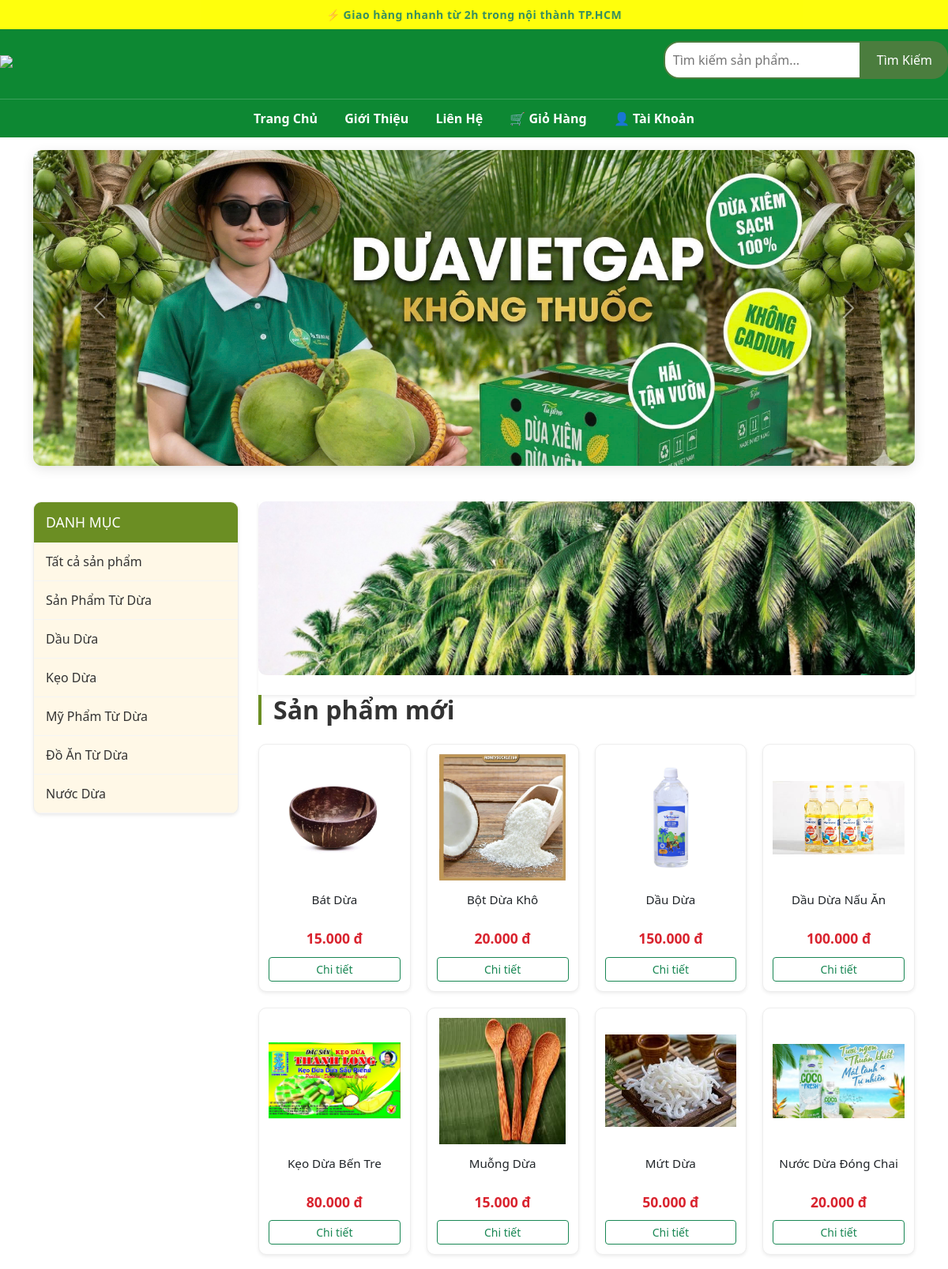
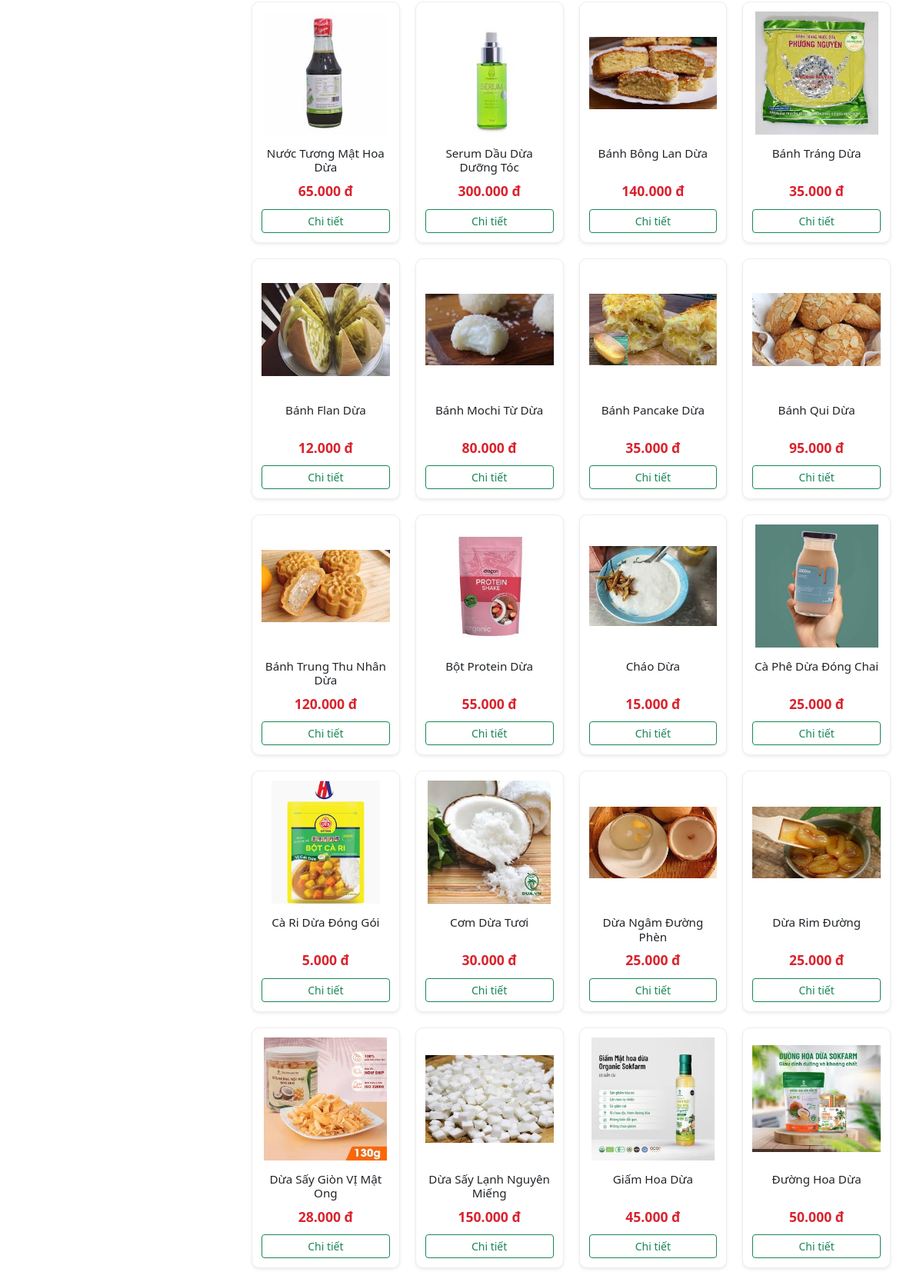
The page / (upper part) on the database its author committed (2 pictures, top to bottom).
### store/models.py (models this page shows, shortened)
class Category(models.Model):
    name = models.CharField(max_length=100)
    parent = models.ForeignKey(
        'self',
        on_delete=models.CASCADE,
        null=True,
        blank=True,
        related_name='children'
    )

class Product(models.Model):
    name = models.CharField(max_length=200)
    description = models.TextField()
    category = models.ForeignKey(
        'Category',
        on_delete=models.SET_NULL,
        null=True,
        blank=True,
        related_name='products'
    )
    price = models.DecimalField(max_digits=10, decimal_places=0)
    image = models.ImageField(upload_to='products/', null=True, blank=True)
    @property
    def price_display(self):
        return f"{intcomma(int(self.price)).replace(',', '.')} đ"

### store/views.py (the view)
# urls.py: path('', views.home, name='home'),
def home(request):
    category_id = request.GET.get('category')
    if category_id:
        products = Product.objects.filter(category_id=category_id)
    else:
        products = Product.objects.all()
    categories = Category.objects.filter(parent=None)
    return render(request, 'home.html', {
        'products': products,
        'categories': categories
    })

### store/templates/home.html (shortened to what this page needs)
{% extends "base.html" %}
{% load humanize %}
{% load static %}
{% block banner_slider %}
<div class="container mt-3">
    <div id="carouselExampleDark" class="carousel slide" data-bs-ride="carousel" data-bs-interval="2000 ">
        <div class="carousel-inner"
            style="border-radius: 12px; overflow: hidden; box-shadow: 0 4px 15px rgba(0,0,0,0.1);">
            <div class="carousel-item">
                <img src="{% static 'images/anhdong2.jpg' %}" class="d-block w-100 main-slider-img" alt="Banner 2">
            </div>
        </div>
        <button class="carousel-control-prev" type="button" data-bs-target="#carouselExampleDark" data-bs-slide="prev">
            <span class="carousel-control-prev-icon" aria-hidden="true"></span>
        </button>
        <button class="carousel-control-next" type="button" data-bs-target="#carouselExampleDark" data-bs-slide="next">
            <span class="carousel-control-next-icon" aria-hidden="true"></span>
        </button>
    </div>
</div>
{% endblock %}
{% block content %}
<div class="container main-layout">
    <aside class="sidebar">
        <div class="sidebar-card shadow-sm">
            <h3>Danh Mục</h3>
            <ul>
                <li><a href="/">Tất cả sản phẩm</a></li>
                {% for c in categories %}
                <li><a href="/?category={{ c.id }}">{{ c.name }}</a></li>
                {% endfor %}
            </ul>
        </div>
    </aside>
    <div class="content-area">
        <div class="sub-banner shadow-sm">
            <img src="{% static 'images/dua4.jpg' %}" alt="Khuyến mãi">
        </div>
        <h2 class="mb-4" style="font-weight: bold; color: #333; border-left: 4px solid #6b8e23; padding-left: 15px;">Sản
            phẩm mới</h2>
        <div class="product-grid">
            {% for product in products %}
            <div class="product-card shadow-sm">
                <a href="{% url 'product_detail' product.id %}">
                    {% if product.image %}
                    <img src="{{ product.image.url }}" alt="{{ product.name }}">
                    {% else %}
                    <img src="{% static 'store/no-image.png' %}" alt="No image">
                    {% endif %}
                </a>
                <h4>{{ product.name }}</h4>
                <p class="price">{{ product.price_display }}</p>
                <a href="{% url 'product_detail' product.id %}" class="btn btn-outline-success btn-sm w-100">Chi
                    tiết</a>
            </div>
            {% endfor %}
        </div>
    </div>
</div>
{% endblock %}

### store/templates/base.html (shortened to what this page needs)
{% load static %}
<!DOCTYPE html>
<html lang="vi">
<div class="top-announcement-bar">
    <div class="container text-center">
        <span class="delivery-text">
             ⚡ Giao hàng nhanh từ 2h trong nội thành TP.HCM
        </span>
    </div>
</div>
<head>
</head>
<link href="https://cdn.jsdelivr.net/npm/bootstrap@5.3.0/dist/css/bootstrap.min.css" rel="stylesheet">
<body>
    <header>
        <div class="container-custom">
            <div class="top-bar">
                <div class="logo-container">
                    <img src="{% static 'images/COCORATLOGO.png' %}" style="height: 140px;">
                </div>
                <div class="search-box">
                    <form method="GET" action="{% url 'search' %}" style="display:flex;">
                        <input type="text" name="keyword" placeholder="Tìm kiếm sản phẩm..." class="search-input">
                        <button type="submit" class="search-btn">
                            Tìm Kiếm
                        </button>
                    </form>
                </div>
            </div>
            <div class="menu-bar">
                <div class="menu">
                    <a href="/">Trang Chủ</a>
                    <a href="/about/">Giới Thiệu</a>
                    <a href="/contact/">Liên Hệ</a>
                    <a href="/cart/">🛒 Giỏ Hàng</a>
                    {% if user.is_authenticated %}
                    <span>👤 {{user.username}}</span>
                    <a href="{% url 'logout' %}">Đăng Xuất</a>
                    {% else %}
                    <a href="/login/">👤 Tài Khoản</a>
                    {% endif %}
                </div>
            </div>
        </div>
    </header>
    {% block banner_slider %}
    {% endblock banner_slider %}
    <main class="container-custom">
        {% block content %}
        {% endblock %}
    </main>
</body>
</html>

### store/templates/base.html (style rules this page uses)
.container-custom { width: 1200px; margin: auto; max-width: 100%; }
header { background: #0D8833; }
.top-bar { display: flex; justify-content: space-between; align-items: center; padding: 15px 0; }
.logo-container img { height: 70px; width: auto; flex-shrink: 0; }
.menu-bar { text-align: center; padding: 12px 0; margin-top: 10px; border-top: 1px solid rgba(255, 255, 255, 0.2); }
.menu { display: inline-block; }
.menu a { margin: 0 15px; text-decoration: none; color: #ffffff; font-weight: bold; transition: 0.3s; }
.search-box { display: flex; justify-content: flex-end; align-items: center; }
.search-box form { display: flex; }
.search-input { padding: 10px; width: 250px; border: 2px solid #4b7d3e; border-radius: 20px 0 0 20px; outline: none; }
.search-btn { padding: 10px 20px; background: #4b7d3e; color: white; border: none; border-radius: 0 20px 20px 0; cursor: pointer; }
main { min-height: 500px; padding: 20px 0; }
.top-announcement-bar { background: linear-gradient(to right, #ffff00, #ffff00); color: #2e8b57; padding: 8px 0; font-size: 14px; text-align: center; }
.delivery-text { font-weight: bold; letter-spacing: 0.5px; }

### store/templates/home.html (style rules this page uses)
.main-slider-img { height: 400px; object-fit: cover; }
.main-layout { display: flex; gap: 25px; margin-top: 25px; }
.sidebar { width: 260px; flex-shrink: 0; }
.sidebar-card { background: #fff8e7; border: 1px solid #eee; border-radius: 10px; overflow: hidden; }
.sidebar-card h3 { background: #6b8e23; color: white; padding: 15px; margin: 0; font-size: 1.1rem; text-transform: uppercase; }
.sidebar-card ul { list-style: none; padding: 0; margin: 0; }
.sidebar-card a { display: block; padding: 12px 15px; text-decoration: none; color: #333; border-bottom: 1px solid #f5f5f5; transition: 0.2s; }
.content-area { flex: 1; }
.sub-banner img { width: 100%; height: 220px; object-fit: cover; border-radius: 10px; margin-bottom: 25px; }
.product-grid { display: grid; grid-template-columns: repeat(auto-fill, minmax(180px, 1fr)); gap: 20px; }
.product-card { background: white; border: 1px solid #eee; border-radius: 10px; padding: 12px; text-align: center; transition: 0.3s; }
.product-card img { width: 100%; height: 160px; object-fit: contain; margin-bottom: 10px; }
.product-card h4 { font-size: 0.95rem; height: 40px; overflow: hidden; margin: 5px 0; }
.product-card .price { color: #d9232e; font-weight: bold; font-size: 1.1rem; margin-bottom: 10px; }

### rows shown on the page
Category: name "Sản Phẩm Từ Dừa"
Category: name "Dầu Dừa"
Category: name "Kẹo Dừa"
Category: name "Mỹ Phẩm Từ Dừa"
Category: name "Đồ Ăn Từ Dừa"
Category: name "Nước Dừa"
Product: image (picture), name "Bát Dừa", price_display "15.000 đ"
Product: image (picture), name "Bột Dừa Khô", price_display "20.000 đ"
Product: image (picture), name "Dầu Dừa", price_display "150.000 đ"
Product: image (picture), name "Dầu Dừa Nấu Ăn", price_display "100.000 đ"
Product: image (picture), name "Kẹo Dừa Bến Tre", price_display "80.000 đ"
Product: image (picture), name "Muỗng Dừa", price_display "15.000 đ"
Product: image (picture), name "Mứt Dừa", price_display "50.000 đ"
Product: image (picture), name "Nước Dừa Đóng Chai", price_display "20.000 đ"
Product: image (picture), name "Nước Tương Mật Hoa Dừa", price_display "65.000 đ"
Product: image (picture), name "Serum Dầu Dừa Dưỡng Tóc", price_display "300.000 đ"
Product: image (picture), name "Bánh Bông Lan Dừa", price_display "140.000 đ"
Product: image (picture), name "Bánh Tráng Dừa", price_display "35.000 đ"
Product: image (picture), name "Bánh Flan Dừa", price_display "12.000 đ"
Product: image (picture), name "Bánh Mochi Từ Dừa", price_display "80.000 đ"
Product: image (picture), name "Bánh Pancake Dừa", price_display "35.000 đ"
Product: image (picture), name "Bánh Qui Dừa", price_display "95.000 đ"
Product: image (picture), name "Bánh Trung Thu Nhân Dừa", price_display "120.000 đ"
Product: image (picture), name "Bột Protein Dừa", price_display "55.000 đ"
Product: image (picture), name "Cháo Dừa", price_display "15.000 đ"
Product: image (picture), name "Cà Phê Dừa Đóng Chai", price_display "25.000 đ"
Product: image (picture), name "Cà Ri Dừa Đóng Gói", price_display "5.000 đ"
Product: image (picture), name "Cơm Dừa Tươi", price_display "30.000 đ"
Product: image (picture), name "Dừa Ngâm Đường Phèn", price_display "25.000 đ"
Product: image (picture), name "Dừa Rim Đường", price_display "25.000 đ"
Product: image (picture), name "Dừa Sấy Giòn VỊ Mật Ong", price_display "28.000 đ"
Product: image (picture), name "Dừa Sấy Lạnh Nguyên Miếng", price_display "150.000 đ"
Product: image (picture), name "Giấm Hoa Dừa", price_display "45.000 đ"
Product: image (picture), name "Đường Hoa Dừa", price_display "50.000 đ"
